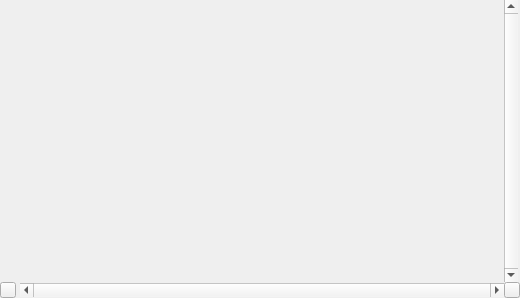
<?xml version="1.0" encoding="UTF-8"?>
<ui version="4.0">
 <class>FileDiff2Widget</class>
 <widget class="QWidget" name="FileDiff2Widget">
  <property name="geometry">
   <rect>
    <x>0</x>
    <y>0</y>
    <width>520</width>
    <height>298</height>
   </rect>
  </property>
  <property name="windowTitle">
   <string>Dialog</string>
  </property>
  <layout class="QVBoxLayout" name="verticalLayout">
   <property name="spacing">
    <number>0</number>
   </property>
   <property name="leftMargin">
    <number>0</number>
   </property>
   <property name="topMargin">
    <number>0</number>
   </property>
   <property name="rightMargin">
    <number>0</number>
   </property>
   <property name="bottomMargin">
    <number>0</number>
   </property>
   <item>
    <widget class="QStackedWidget" name="stackedWidget">
     <widget class="QWidget" name="page">
      <layout class="QGridLayout" name="gridLayout">
       <property name="leftMargin">
        <number>0</number>
       </property>
       <property name="topMargin">
        <number>0</number>
       </property>
       <property name="rightMargin">
        <number>0</number>
       </property>
       <property name="bottomMargin">
        <number>0</number>
       </property>
       <property name="spacing">
        <number>0</number>
       </property>
       <item row="1" column="1" colspan="2">
        <widget class="QScrollBar" name="horizontalScrollBar">
         <property name="maximum">
          <number>0</number>
         </property>
         <property name="pageStep">
          <number>0</number>
         </property>
         <property name="orientation">
          <enum>Qt::Horizontal</enum>
         </property>
        </widget>
       </item>
       <item row="0" column="3">
        <widget class="QScrollBar" name="verticalScrollBar">
         <property name="maximum">
          <number>0</number>
         </property>
         <property name="pageStep">
          <number>0</number>
         </property>
         <property name="orientation">
          <enum>Qt::Vertical</enum>
         </property>
        </widget>
       </item>
       <item row="1" column="3">
        <widget class="MaximizeButton" name="toolButton_fullscreen">
         <property name="sizePolicy">
          <sizepolicy hsizetype="Minimum" vsizetype="Minimum">
           <horstretch>0</horstretch>
           <verstretch>0</verstretch>
          </sizepolicy>
         </property>
         <property name="maximumSize">
          <size>
           <width>16</width>
           <height>16</height>
          </size>
         </property>
         <property name="focusPolicy">
          <enum>Qt::NoFocus</enum>
         </property>
         <property name="text">
          <string/>
         </property>
         <property name="iconSize">
          <size>
           <width>15</width>
           <height>15</height>
          </size>
         </property>
        </widget>
       </item>
       <item row="0" column="2">
        <widget class="FileView2Widget" name="widget_diff_right" native="true">
         <property name="focusPolicy">
          <enum>Qt::NoFocus</enum>
         </property>
        </widget>
       </item>
       <item row="0" column="1">
        <widget class="FileView2Widget" name="widget_diff_left" native="true">
         <property name="focusPolicy">
          <enum>Qt::NoFocus</enum>
         </property>
        </widget>
       </item>
       <item row="0" column="0">
        <widget class="FileDiffSliderWidget" name="widget_diff_slider" native="true">
         <property name="minimumSize">
          <size>
           <width>20</width>
           <height>0</height>
          </size>
         </property>
         <property name="maximumSize">
          <size>
           <width>20</width>
           <height>16777215</height>
          </size>
         </property>
         <property name="focusPolicy">
          <enum>Qt::NoFocus</enum>
         </property>
        </widget>
       </item>
       <item row="1" column="0">
        <widget class="MenuButton" name="toolButton_menu">
         <property name="sizePolicy">
          <sizepolicy hsizetype="Minimum" vsizetype="Minimum">
           <horstretch>0</horstretch>
           <verstretch>0</verstretch>
          </sizepolicy>
         </property>
         <property name="maximumSize">
          <size>
           <width>16</width>
           <height>16</height>
          </size>
         </property>
         <property name="focusPolicy">
          <enum>Qt::NoFocus</enum>
         </property>
         <property name="text">
          <string/>
         </property>
         <property name="iconSize">
          <size>
           <width>15</width>
           <height>15</height>
          </size>
         </property>
        </widget>
       </item>
      </layout>
     </widget>
    </widget>
   </item>
  </layout>
 </widget>
 <customwidgets>
  <customwidget>
   <class>FileView2Widget</class>
   <extends>QWidget</extends>
   <header>FileView2Widget.h</header>
   <container>1</container>
  </customwidget>
  <customwidget>
   <class>FileDiffSliderWidget</class>
   <extends>QWidget</extends>
   <header>FileDiffSliderWidget.h</header>
   <container>1</container>
  </customwidget>
  <customwidget>
   <class>MaximizeButton</class>
   <extends>QToolButton</extends>
   <header>MaximizeButton.h</header>
  </customwidget>
  <customwidget>
   <class>MenuButton</class>
   <extends>QToolButton</extends>
   <header>MenuButton.h</header>
  </customwidget>
 </customwidgets>
 <resources/>
 <connections/>
</ui>
